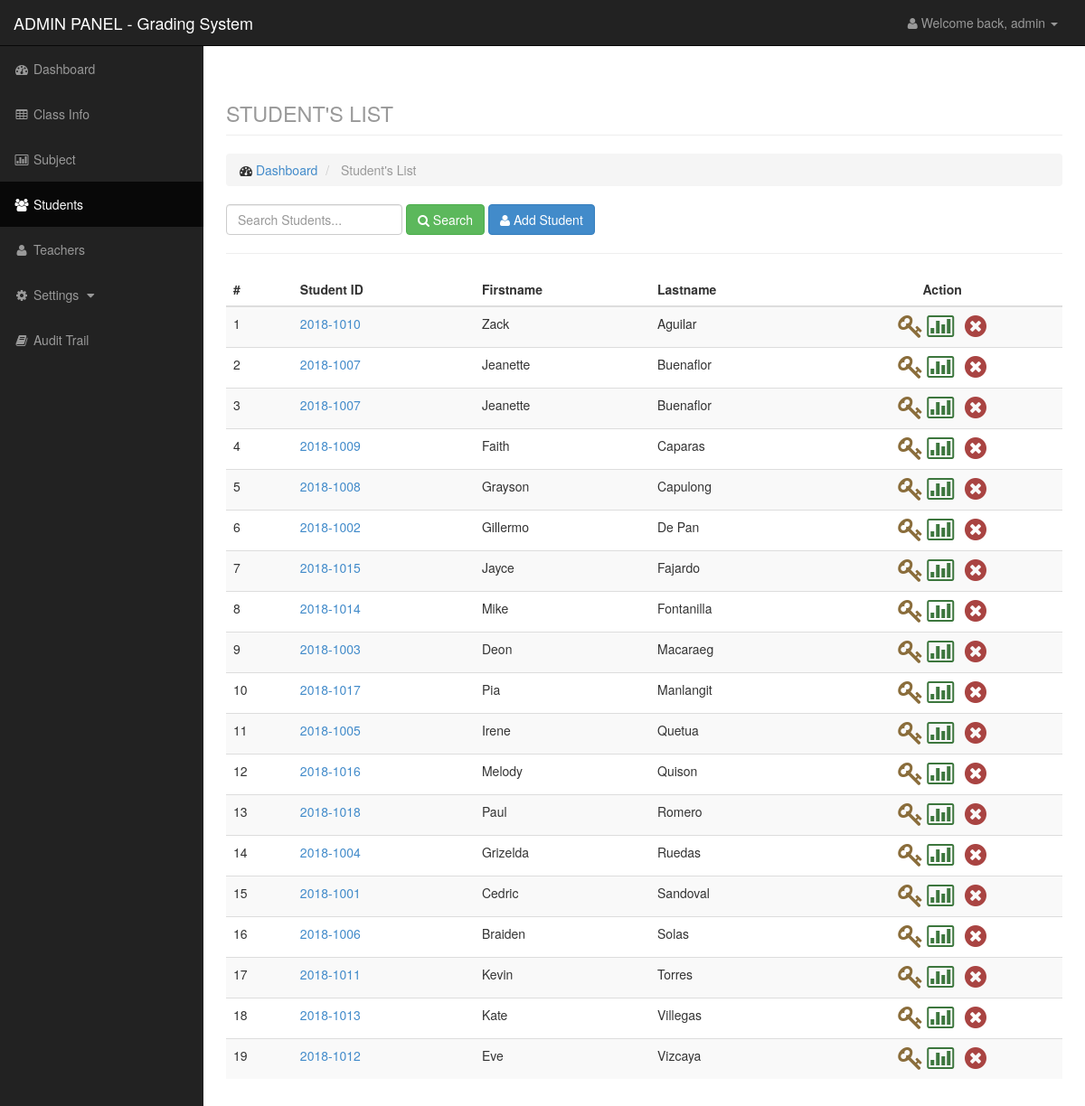
/admin/studentlist.php (signed in), run on the app's committed database.
### tables this page shows
CREATE TABLE IF NOT EXISTS `student` (
  `id` int(11) NOT NULL AUTO_INCREMENT,
  `studid` varchar(50) NOT NULL,
  `fname` varchar(100) NOT NULL,
  `lname` varchar(100) NOT NULL,
  PRIMARY KEY (`id`)
);

### admin/data/student_model.php (called while the page is built, shortened)
<?php
    $student = new Datastudent();
    class Datastudent {
        function getstudent($search){
            $q = "select * from student where studid like '%$search%' or fname like '%$search%' or lname like '%$search%' order by lname,fname,studid";
            $r = mysql_query($q);
            return $r;
        }
    }
?>

### admin/studentlist.php (the view, shortened to what this page needs)
<?php
    include('include/header.php');
    include('include/sidebar.php');
    include('data/student_model.php');
    $search = isset($_POST['search']) ? $_POST['search']: null;
    $student = $student->getstudent($search);
?>
<div id="page-wrapper">
    <div class="container-fluid">
        <div class="row">
            <div class="col-lg-12">
                <h1 class="page-header">
                    <small>STUDENT'S LIST</small>
                </h1>
                <ol class="breadcrumb">
                    <li>
                        <i class="fa fa-dashboard"></i> <a href="index.php">Dashboard</a>
                    </li>
                    <li class="active">
                        Student's List
                    </li>
                </ol>
            </div>
        </div>
        <div class="row">
            <div class="col-lg-12">
                <div class="form-inline form-padding">
                    <form action="studentlist.php" method="post">
                        <input type="text" class="form-control" name="search" placeholder="Search Students...">
                        <button type="submit" name="submitsearch" class="btn btn-success"><i class="fa fa-search"></i> Search</button>
                        <button type="button" class="btn btn-primary" data-toggle="modal" data-target="#addstudent"><i class="fa fa-user"></i> Add Student</button>
                    </form>
                </div>
            </div>
        </div>
        <hr />
        <div class="row">
            <div class="col-lg-12">
            </div>
        </div>
        <div class="row">
            <div class="col-lg-12">
                <div class="table-responsive">
                    <table class="table table-striped">
                        <thead>
                            <tr>
                                <th>#</th>
                                <th>Student ID</th>
                                <th>Firstname</th>
                                <th>Lastname</th>
                                <th class="text-center">Action</th>
                            </tr>
                        </thead>
                        <tbody>
                            <?php $c = 1; ?>
                            <?php while($row = mysql_fetch_array($student)): ?>
                                <tr>
                                    <td><?php echo $c;?></td>
                                    <td><a href="edit.php?type=student&id=<?php echo $row['id']?>"><?php echo $row['studid'];?></a></td>
                                    <td><?php echo $row['fname'];?></td>
                                    <td><?php echo $row['lname'];?></td>
                                    <td class="text-center">
                                        <a href="data/settings_model.php?q=addaccount&level=student&id=<?php echo $row['id']?>" title="Generate Account" class="confirmacc"><i class="fa fa-key fa-2x text-warning"></i></a>
                                        <a href="studentsubject.php?id=<?php echo $row['id'];?>" title="View Subjects"><i class="fa fa-bar-chart-o fa-2x text-success"></i></a> &nbsp;
                                        <a href="data/data_model.php?q=delete&table=student&id=<?php echo $row['id']?>" title="Remove"><i class="fa fa-times-circle fa-2x text-danger confirmation"></i></a></td>
                                </tr>
                            <?php $c++; ?>
                            <?php endwhile; ?>
                        </tbody>
                    </table>
                </div>
            </div>
        </div>
    </div>
</div>
<?php include('include/footer.php'); ?>

### admin/include/header.php (shortened to what this page needs)
<!DOCTYPE html>
<html lang="en">
<head>
    <link href="../css/bootstrap.min.css" rel="stylesheet">
    <link href="../css/sb-admin.css" rel="stylesheet">
    <link href="../css/plugins/morris.css" rel="stylesheet">
    <link href="../css/font-awesome.min.css" rel="stylesheet" type="text/css">
</head>
<body>
    <div id="wrapper">
        <nav class="navbar navbar-inverse navbar-fixed-top" role="navigation">
            <div class="navbar-header">
                <a class="navbar-brand" href="index.php">ADMIN PANEL - Grading System</a>
            </div>
            <ul class="nav navbar-right top-nav">
                <li class="dropdown">
                    <a href="#" class="dropdown-toggle" data-toggle="dropdown"><i class="fa fa-user"></i> Welcome back,  <?php echo $_SESSION['level']; ?> <b class="caret"></b></a>
                </li>
            </ul>

### admin/include/sidebar.php (shortened to what this page needs)
    <div class="collapse navbar-collapse navbar-ex1-collapse">
        <ul class="nav navbar-nav side-nav">
            <li class="active">
                <a href="index.php"><i class="fa fa-fw fa-dashboard"></i> Dashboard</a>
            </li>
            <li>
                <a href="class.php"><i class="fa fa-fw fa-table"></i> Class Info</a>
            </li>
            <li>
                <a href="subject.php"><i class="fa fa-fw fa-bar-chart-o"></i> Subject</a>
            </li>
            <li>
                <a href="studentlist.php"><i class="fa fa-fw fa-users"></i> Students</a>
            </li>
            <li>
                <a href="teacherlist.php"><i class="fa fa-fw fa-user"></i> Teachers</a>
            </li>
            <li>
                <a href="javascript:;" data-toggle="collapse" data-target="#setting"><i class="fa fa-fw fa-gear"></i> Settings <i class="fa fa-fw fa-caret-down"></i></a>
            </li>
            <li>
                <a href="logs.php"><i class="fa fa-fw fa-book"></i> Audit Trail </a>
            </li>
        </ul>
    </div>
</nav>

### admin/include/footer.php (shortened to what this page needs)
</div>
</body>
</html>

### css/sb-admin.css (style rules this page uses)
body { margin-top: 100px; background-color: #222; }
@media (min-width:768px) { body { margin-top: 50px; } }
#wrapper { padding-left: 0; }
#page-wrapper { width: 100%; padding: 0; background-color: #fff; }
@media (min-width:768px) { #wrapper { padding-left: 225px; } }
@media (min-width:768px) { #page-wrapper { padding: 10px; } }
.top-nav { padding: 0 15px; }
.top-nav>li { display: inline-block; float: left; }
.top-nav>li>a { padding-top: 15px; padding-bottom: 15px; line-height: 20px; color: #999; }
@media (min-width:768px) { .side-nav { position: fixed; top: 51px; left: 225px; width: 225px; margin-left: -225px; border: none; border-radius: 0; overflow-y: auto; background-color: #222; } }
@media (min-width:768px) { .side-nav>li>a { width: 225px; } }

### data on the page
student: studid "2018-1010", fname "Zack", lname "Aguilar"
student: studid "2018-1007", fname "Jeanette", lname "Buenaflor"
student: studid "2018-1007", fname "Jeanette", lname "Buenaflor"
student: studid "2018-1009", fname "Faith", lname "Caparas"
student: studid "2018-1008", fname "Grayson", lname "Capulong"
student: studid "2018-1002", fname "Gillermo", lname "De Pan"
student: studid "2018-1015", fname "Jayce", lname "Fajardo"
student: studid "2018-1014", fname "Mike", lname "Fontanilla"
student: studid "2018-1003", fname "Deon", lname "Macaraeg"
student: studid "2018-1017", fname "Pia", lname "Manlangit"
student: studid "2018-1005", fname "Irene", lname "Quetua"
student: studid "2018-1016", fname "Melody", lname "Quison"
student: studid "2018-1018", fname "Paul", lname "Romero"
student: studid "2018-1004", fname "Grizelda", lname "Ruedas"
student: studid "2018-1001", fname "Cedric", lname "Sandoval"
student: studid "2018-1006", fname "Braiden", lname "Solas"
student: studid "2018-1011", fname "Kevin", lname "Torres"
student: studid "2018-1013", fname "Kate", lname "Villegas"
student: studid "2018-1012", fname "Eve", lname "Vizcaya"

### other printed values
$_SESSION['level'] "admin"
